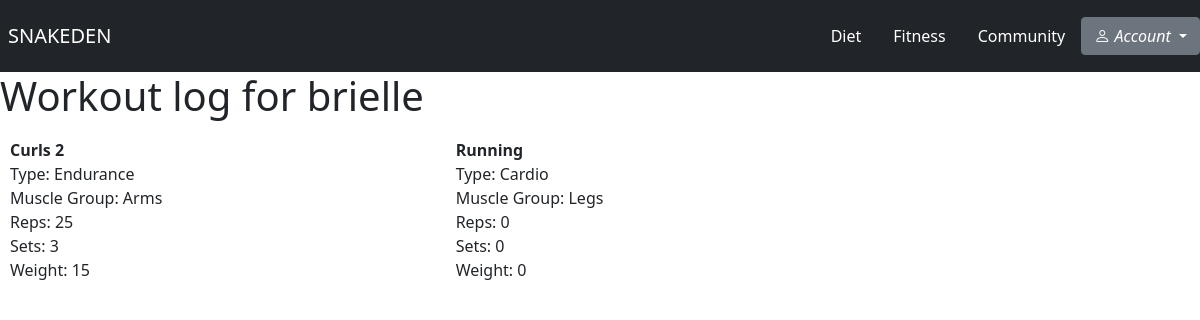
The app's page /workout_log/ (signed in) with its own data.
### fitness/models.py (models this page shows)
class Workout(models.Model):
    WORKOUT_TYPE = [
        ('Cardio', 'Cardio'),
        ('Strength', 'Strength'),
        ('Endurance', 'Endurance'),
    ]
    MUSCLE_GROUP = [
        ('Arms', 'Arms'),
        ('Shoulders', 'Shoulders'),
        ('Back', 'Back'),
        ('Core', 'Core'),
        ('Legs', 'Legs'),
    ]
    workout_type = models.CharField(max_length=50, choices=WORKOUT_TYPE)
    muscle_group = models.CharField(max_length=50, choices=MUSCLE_GROUP)
    exercise_name = models.CharField(max_length=50)
    reps = models.IntegerField()
    sets = models.IntegerField()
    weight = models.IntegerField()
    user = models.ForeignKey(User, on_delete=models.CASCADE)

### users/views.py (the view)
# urls.py: path('workout_log/', userViews.user_workout_data, name='user_workout_data'),
@login_required
def user_workout_data(request):
    workouts = Workout.objects.filter(user=request.user)
    prs = []
    muscle_group = ['arms', 'back', 'shoulders', 'core', 'legs']
    for muscle in muscle_group:
        workout1 = Workout.objects.filter(user=request.user, muscle_group=muscle)
        pr1 = workout1.order_by('-weight').first()
        if pr1 is not None:
            prs.append(pr1.weight)
    return render(request, 'users/workout_log.html', {'workouts': workouts, 'prs': prs})

### users/templates/users/workout_log.html
{% extends 'base.html' %}
{% block body %}
    <h1>Workout log for {{ user.username }}</h1>
    <div style="display: grid; grid-template-columns: auto auto auto;; padding: 10px;">
    {% for workout in workouts %}
        <div style="margin-bottom: 20px;">
            <div style="font-weight: bold;">{{ workout.exercise_name }}</div>
            <div>Type: {{ workout.workout_type }}</div>
            <div>Muscle Group: {{ workout.muscle_group }}</div>
            <div>Reps: {{ workout.reps }}</div>
            <div>Sets: {{ workout.sets }}</div>
                {% if workout.weight in prs %}
                    <div style="color: red;">Weight: {{ workout.weight }} (PR)</div>
            {% else %}
                <div>Weight: {{ workout.weight }}</div>
            {% endif %}
        </div>
    {% endfor %}
    </div>
{% endblock %}

### records on screen
Workout: exercise_name "Curls 2", workout_type "Endurance", muscle_group "Arms", reps "25", sets "3", weight "15"
Workout: exercise_name "Running", workout_type "Cardio", muscle_group "Legs", reps "0", sets "0", weight "0"

### other values on screen
{{ user.username }} "brielle"
